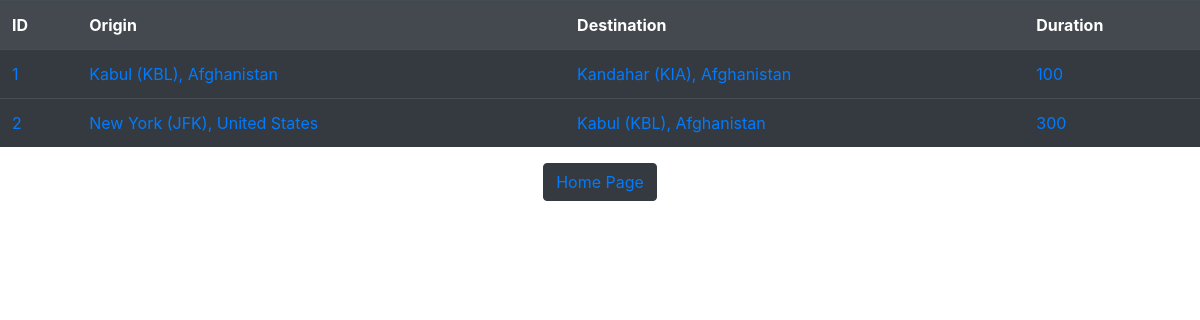
/AllFLights, run on the app's committed database.
### FlightsSystem/models.py (models this page shows, shortened)
class FlightModel(models.Model):
    origin = models.ForeignKey(
        AirportsModel, on_delete=models.CASCADE, max_length=30, related_name="departures")
    distination = models.ForeignKey(
        AirportsModel, on_delete=models.CASCADE, related_name="arrivals", max_length=30)
    duration = models.IntegerField()

class AirportsModel(models.Model):
    code = models.CharField(max_length=10)
    city = models.CharField(max_length=20)
    country = models.CharField(max_length=30)
    def __str__(self):
        return f" {self.city} ({self.code}), {self.country}"

### FlightsSystem/views.py (the view)
# urls.py: path("AllFLights", views.AllFLights, name="AllFLights"),
def AllFLights(httprequest):
    AllFlights = FlightModel.objects.all()
    return render(httprequest, 'FlightsSystem/AllFlights.html', {
        "AllFlights": AllFlights
    })

### FlightsSystem/templates/FlightsSystem/AllFlights.html
{% extends 'FlightsSystem/layout.html' %} {% block body %}
<center>
  <table class="table table-dark table-hover">
    <th>ID</th>
    <th>Origin</th>
    <th>Destination</th>
    <th>Duration</th>
    {% for aflight in AllFlights %}
    <tr>
      <td>
        <a href="{% url 'FlightsSystem:aFlightDetails' aflight.id %}"
          >{{aflight.id}}</a
        >
      </td>
      <td>
        <a href="{% url 'FlightsSystem:aFlightDetails' aflight.id %}"
          >{{aflight.origin}}</a
        >
      </td>
      <td>
        <a href="{% url 'FlightsSystem:aFlightDetails' aflight.id %}"
          >{{aflight.distination}}</a
        >
      </td>
      <td>
        <a href="{% url 'FlightsSystem:aFlightDetails' aflight.id %}"
          >{{aflight.duration}}</a
        >
      </td>
    </tr>
    {% endfor %}
  </table>
</center>
<div style="text-align: center">
  <button class="btn btn-dark">
    <a href="{% url 'FlightsSystem:index' %}">Home Page</a>
  </button>
</div>
{% endblock %}

### data on the page
FlightModel: id "1", origin "Kabul (KBL), Afghanistan", distination "Kandahar (KIA), Afghanistan", duration "100"
FlightModel: id "2", origin "New York (JFK), United States", distination "Kabul (KBL), Afghanistan", duration "300"
